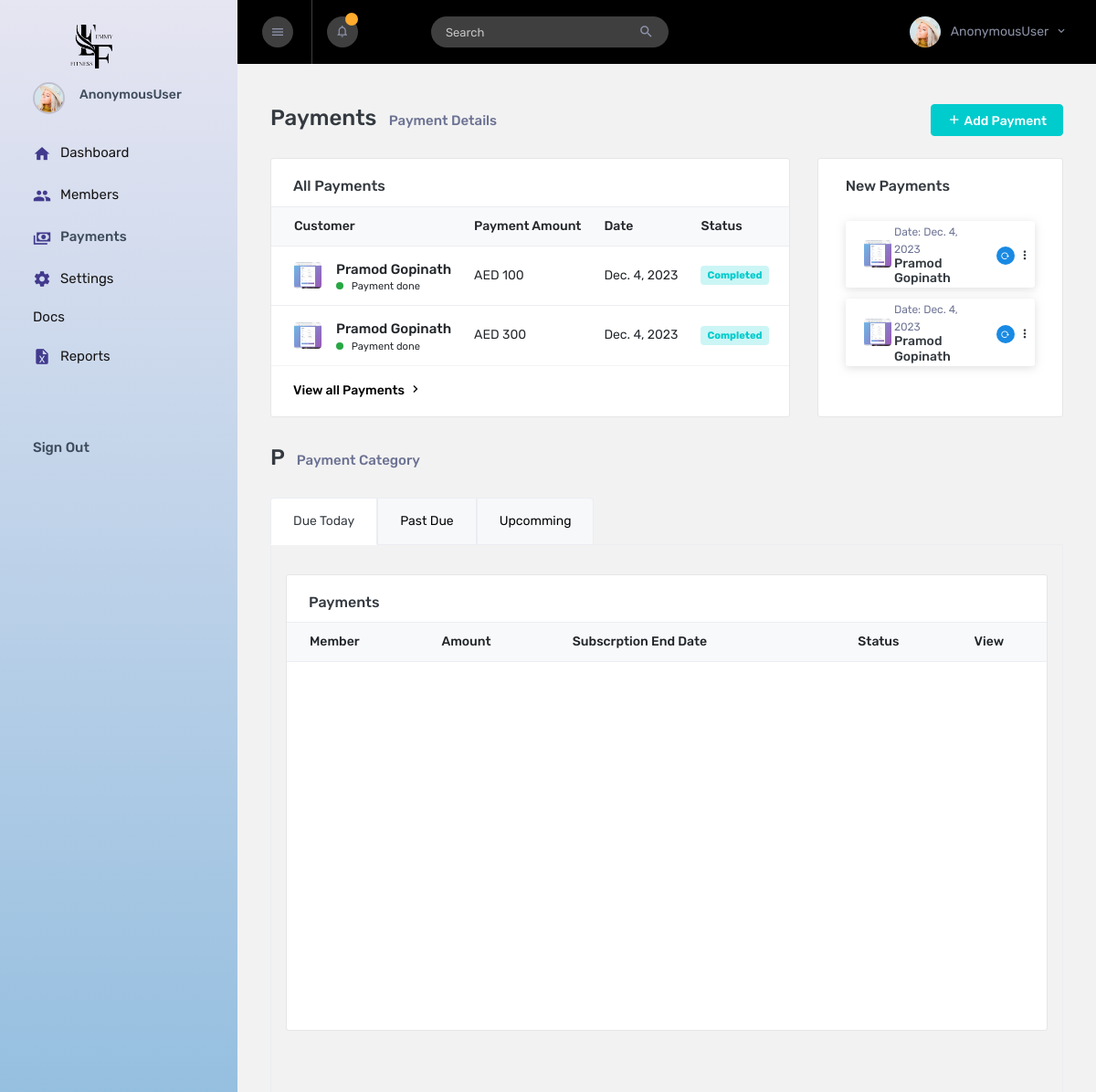
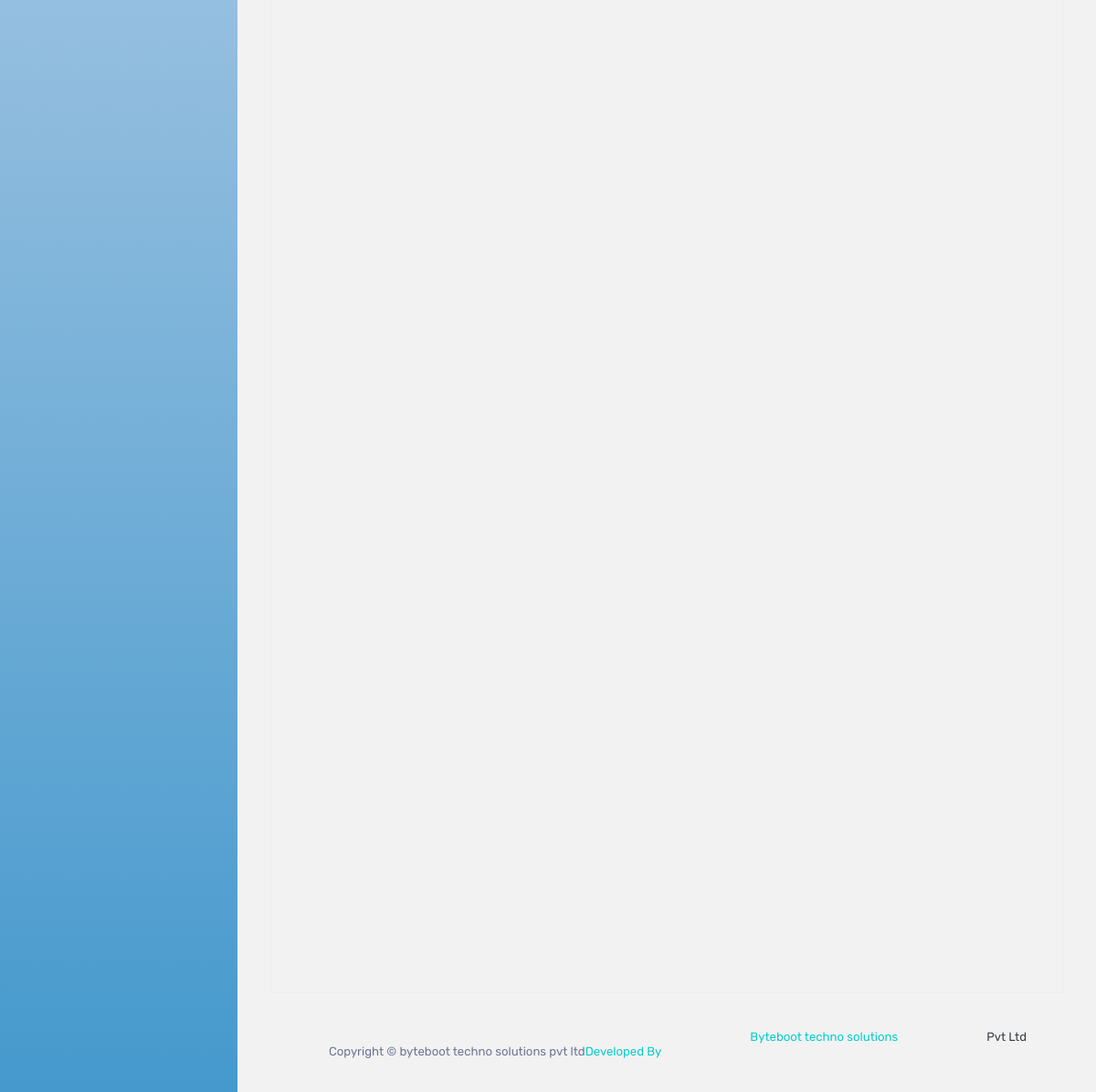
The page /members/Payments on the database its author committed (2 pictures, top to bottom).
### Members/models.py (models this page shows)
class Payment(models.Model):
    Member = models.ForeignKey(MemberData, on_delete=models.CASCADE)
    Subscription_ID = models.ForeignKey(Subscription, on_delete=models.SET_NULL,null=True,blank=True)
    Amount = models.IntegerField(null=True, blank=True)
    Payment_Date = models.DateField(auto_now_add=False,null=True,blank=True)
    Payment_Status = models.BooleanField(default=False)
    Access_status = models.BooleanField(default=False)

class MemberData(models.Model):
    First_Name = models.CharField(max_length=255)
    Last_Name = models.CharField(max_length=255)
    Date_Of_Birth = models.DateField(auto_now_add=False)
    Gender = models.CharField(max_length=255,choices=(("Male","Male"),("Female","Female"),("Other","Other")))
    Mobile_Number = models.IntegerField()
    Email = models.EmailField()
    Address = models.TextField(max_length=200)
    Medical_History = models.TextField(max_length=2000,null=True,blank=True)
    Registration_Date = models.DateField(auto_now_add=False)
    Photo = models.FileField(upload_to='member_photo')
    Date_Added = models.DateField(auto_now_add=True)
    Active_status = models.BooleanField(default=True)
    Access_status = models.BooleanField(default=False)
    Access_Token_Id = models.CharField(max_length=255,null=True,blank=True)
    def __str__(self):
        return self.First_Name +" "+self.Last_Name

### Members/views.py (the view, shortened to what this page needs)
# urls.py: path("Payments",views.Payments,name="Payments"),
def Payments(request):
    form = PaymentForm()
    pay = Payment.objects.all()[:8][::-1]
    sub_today = Subscription.objects.filter(Subscription_End_Date = today,Payment_Status = False)[:8][::-1]
    sub_past = Subscription.objects.filter(Subscription_End_Date__lte = today,Payment_Status = False)[:8][::-1]
    sub_Upcoming = Subscription.objects.filter(Subscription_End_Date__gte = today,Subscription_End_Date__lte = end_date, Payment_Status = False)[:8][::-1]
    context = {
        "form":form,
        "pay":pay,
        "notification_payments":notification_payments,
        "sub_today":sub_today,
        "sub_past":sub_past,
        "sub_Upcoming":sub_Upcoming
    }
    return render(request, "payments.html",context)

### Members/forms.py
class PaymentForm(ModelForm):
    class Meta:
        model = Payment
        fields = ["Member", "Payment_Date" ]
        widgets = {
            "Member":Select(attrs={"class":"form-control"}),
            "Payment_Date":TextInput(attrs={"class":"form-control","type":"date"}),
        }

### templates/payments.html (shortened to what this page needs)
{% extends "index.html" %}
{% load static %}
{% block content %}
<div class="main-panel">
  <div class="content-wrapper pb-0">
    <div class="page-header flex-wrap">
      <h3 class="mb-0"> Payments <span class="pl-0 h6 pl-sm-2 text-muted d-inline-block">Payment Details</span>
      </h3>
      <div class="d-flex">
        <button type="button" data-bs-toggle="modal" data-bs-target="#staticBackdrop"
          class="btn btn-sm ml-3 btn-success"> <i class="mdi mdi-plus text-lg"></i> Add Payment </button>
      </div>
    </div>
    <div class="row">
      <div class="col-xl-8 col-sm-6 grid-margin stretch-card">
        <div class="card">
          <div class="card-body px-0 overflow-auto">
            <h4 class="card-title pl-4">All Payments</h4>
            <div class="table-responsive">
              <table class="table">
                <thead class="bg-light">
                  <tr>
                    <th>Customer</th>
                    <th>Payment Amount</th>
                    <th>Date</th>
                    <th>Status</th>
                    <th>Action</th>
                  </tr>
                </thead>
                <tbody>
                  {% for i in pay %}
                  <tr>
                    <td>
                      <div class="d-flex align-items-center">
                        <img src="{{i.Member.Photo.url}}" alt="image" />
                        <div class="table-user-name ml-3">
                          <p class="mb-0 font-weight-medium"> {{i.Member}} </p>
                          <small> Payment done</small>
                        </div>
                      </div>
                    </td>
                    <td>
                      AED {{i.Amount}}
                    </td>
                    <td>
                      {{i.Payment_Date}}
                    </td>
                    <td>
                      <div class="badge badge-inverse-success"> Completed </div>
                    </td>
                    <td>
                    </td>
                  </tr>
                  {% endfor %}
                </tbody>
              </table>
            </div>
            <a class="text-black mt-3 d-block pl-4" href="{%url 'AllPayments' %}">
              <span class="font-weight-medium h6">View all Payments</span>
              <i class="mdi mdi-chevron-right"></i></a>
          </div>
        </div>
      </div>
      <div class="col-xl-4 col-md-6 grid-margin stretch-card">
        <div class="card card-invoice">
          <div class="card-body">
            <h4 class="card-title pb-3">New Payments</h4>
            {% for i in pay  %}
            <div class="list-card">
              <div class="row align-items-center">
                <div class="col-7 col-sm-8">
                  <div class="row align-items-center">
                    <div class="col-sm-4">
                      <img src="{{i.Member.Photo.url}}" alt="" />
                    </div>
                    <div class="col-sm-8 pr-0 pl-sm-0">
                      <span>Date: {{i.Payment_Date}}</span>
                      <h6 class="mb-1 mb-sm-0">{{i.Member}}</h6>
                    </div>
                  </div>
                </div>
                <div class="col-5 col-sm-4">
                  <div class="d-flex pt-1 align-items-center">
                    <div class="reload-outer bg-info">
                      <i class="mdi mdi-reload"></i>
                    </div>
                    <div class="dropdown dropleft pl-1 pt-3">
                      <div id="dropdownMenuButton2" data-toggle="dropdown" role="button" aria-haspopup="true"
                        aria-expanded="false">
                        <p><i class="mdi mdi-dots-vertical"></i></p>
                      </div>
                    </div>
                  </div>
                </div>
              </div>
            </div>
            {% endfor %}
          </div>
        </div>
      </div>
    </div>
    <div class="">
      <div class="page-header flex-wrap">
        <h3 class="mb-0"> P <span class="pl-0 h6 pl-sm-2 text-muted d-inline-block">Payment Category</span>
        </h3>
      </div>
      <ul class="nav nav-tabs" id="myTab" role="tablist">
        <li class="nav-item" role="presentation">
          <button class="nav-link active" id="home-tab" data-bs-toggle="tab" data-bs-target="#home" type="button"
            role="tab" aria-controls="home" aria-selected="true">Due Today</button>
        </li>
        <li class="nav-item" role="presentation">
          <button class="nav-link" id="profile-tab" data-bs-toggle="tab" data-bs-target="#profile" type="button"
            role="tab" aria-controls="profile" aria-selected="false">Past Due</button>
        </li>
        <li class="nav-item" role="presentation">
          <button class="nav-link" id="contact-tab" data-bs-toggle="tab" data-bs-target="#contact" type="button"
            role="tab" aria-controls="contact" aria-selected="false">Upcomming</button>
        </li>
      </ul>
      <div class="tab-content" id="myTabContent">
        <div class="tab-pane fade show active" id="home" role="tabpanel" aria-labelledby="home-tab">
          <div class="row">
            <div class="col-xl-12 col-sm-6 grid-margin stretch-card">
              <div class="card" style="height: 500px;">
                <div class="card-body px-0 overflow-auto">
                  <h4 class="card-title pl-4">Payments</h4>
                  <div class="table-responsive">
                    <table class="table">
                      <thead class="bg-light">
                        <tr>
                          <th>Member</th>
                          <th>Amount</th>
                          <th>Subscrption End Date</th>
                          <th>Status</th>
                          <th>View</th>
                        </tr>
                      </thead>
                    </table>
                  </div>
                  <a class="text-black mt-3 d-block pl-4" href="#">
                </div>
              </div>
            </div>
          </div>
        </div>
      </div>
    </div>
    <footer class="footer">
      <div class="d-sm-flex justify-content-center justify-content-sm-between">
        <span class="text-muted d-block text-center text-sm-left d-sm-inline-block">Copyright © byteboot techno
          solutions pvt ltd</span>
        <span class="float-none float-sm-right d-block mt-1 mt-sm-0 text-center"> Developed By <a
            href="https://www.betainfotech.com/" target="_blank">Byteboot techno solutions</a> Pvt Ltd</span>
      </div>
    </footer>
  </div>
</div>
{% endblock %}

### rows shown on the page
Payment: Member.Photo (picture), Member "Pramod Gopinath", Amount "100", Payment_Date "Dec. 4, 2023"
Payment: Member.Photo (picture), Member "Pramod Gopinath", Amount "300", Payment_Date "Dec. 4, 2023"

### other values the page prints
{{ request.user }} "AnonymousUser"
